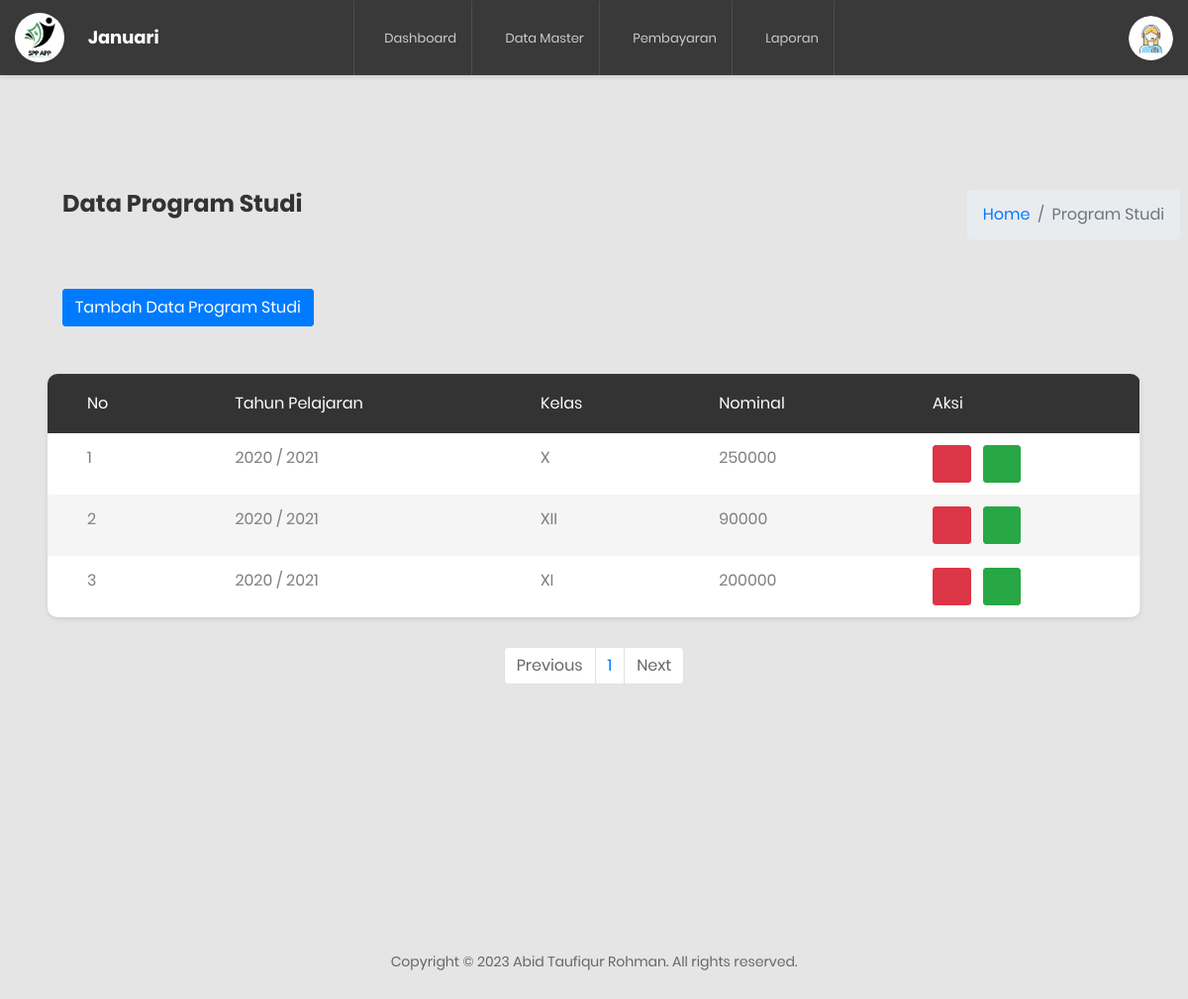
The page /admin/index.php?m=jenis_bayar (signed in) on the database its author committed.
### tables this page shows
CREATE TABLE `tb_jenis_pembayaran` (
  `id` int(11) NOT NULL,
  `tapel` text NOT NULL,
  `kelas` text NOT NULL,
  `nominal` text NOT NULL,
  `tstamp` text NOT NULL,
  `admin` text NOT NULL
);

### admin/modul/jenis_bayar/paging.php (the view, shortened to what this page needs)
<?php
$koneksi = mysqli_connect('localhost', 'root', '', 'spp_zibran');
    $batas = 5;
$halaman = isset($_GET['halaman']) ? (int)$_GET['halaman'] : 1;
$halaman_awal = ($halaman>1) ? ($halaman * $batas) - $batas : 0;
if (isset($_POST['go'])) {
  $cari = $_POST['cari'];
  $siswa = mysqli_query($koneksi, "SELECT * FROM tb_jenis_pembayaran WHERE nama LIKE '%".$cari."%'");
}else{
  $siswa = mysqli_query($koneksi, "SELECT * FROM tb_jenis_pembayaran LIMIT $halaman_awal, $batas");
}
foreach ($siswa as $pro):
  ?>
<tr>
                              <td><?= $no++;  ?></td>
                              <td><?=  $pro['tapel'];?></td>
                              <td><?=  $pro['kelas'];?></td>
                              <td><?=  $pro['nominal'];?></td>
                                                        <td><button class="btn btn-danger" data-toggle="modal" data-target="#hapus_karyawan<?=$pro['id'];?>"><i class="fa fa-trash"></i></button>
            <button type="button" class="btn btn-success ml-2" data-toggle="modal" data-target="#editadmin<?=$pro['id'];?>">
            <i class="fa fa-pencil-square-o fa-1x" aria-hidden="true"></i>
            </button>
                          </td>
                              </tr>
                              <?php endforeach; ?>

### admin/comp/header.php (shortened to what this page needs)
<?php require 'fungsi/fungsi.php'; ?>
    <?php foreach (summon_admin() as $adm): ?>
<!DOCTYPE html>
<html lang="en">
<head>
    <link href="<?=url()?>css/font-face.css" rel="stylesheet" media="all">
    <link href="<?=url()?>vendor/font-awesome-4.7/css/font-awesome.min.css" rel="stylesheet" media="all">
    <link href="<?=url()?>vendor/font-awesome-5/css/fontawesome-all.min.css" rel="stylesheet" media="all">
    <link href="<?=url()?>vendor/mdi-font/css/material-design-iconic-font.min.css" rel="stylesheet" media="all">
    <link href="<?=url()?>vendor/bootstrap-4.1/bootstrap.min.css" rel="stylesheet" media="all">
    <link href="<?=url()?>vendor/animsition/animsition.min.css" rel="stylesheet" media="all">
    <link href="<?=url()?>vendor/bootstrap-progressbar/bootstrap-progressbar-3.3.4.min.css" rel="stylesheet" media="all">
    <link href="<?=url()?>vendor/wow/animate.css" rel="stylesheet" media="all">
    <link href="<?=url()?>vendor/css-hamburgers/hamburgers.min.css" rel="stylesheet" media="all">
    <link href="<?=url()?>vendor/slick/slick.css" rel="stylesheet" media="all">
    <link href="<?=url()?>vendor/select2/select2.min.css" rel="stylesheet" media="all">
    <link href="<?=url()?>vendor/perfect-scrollbar/perfect-scrollbar.css" rel="stylesheet" media="all">
    <link href="<?=url()?>css/theme.css" rel="stylesheet" media="all">
</head>
<body class="animsition">
    <div class="page-wrapper">
        <header class="header-desktop3 d-none d-lg-block">
            <div class="section__content section__content--p35">
                <div class="header3-wrap">
                    <div class="header__logo">
                        <div class="img-cir">
                             <a href="#">
                            <?= gambar("icon_spp.png", "50") ?>
                        </a>
                        </div>
                       <h1 class="ml-4" style="color: green;"><?=bulan_sekarang("white")?></h1>
                    </div>
                    <div class="header__navbar">
                        <ul class="list-unstyled">
                            <li class="has-sub">
                                <a href="index.php">
                                    <i class="fas fa-tachometer-alt"></i>Dashboard
                                </a>
                            </li>
                            <li class="has-sub">
                                <a href="#">
                                    <i class="fa fa-compass" aria-hidden="true"></i>
                                    <span class="bot-line"></span>Data Master</a>
                            </li>
                            <li class="has-sub">
                                <a href="?m=bayar">
                                    <i class="fa fa-credit-card" aria-hidden="true"></i>
                                    <span class="bot-line"></span>Pembayaran</a>
                            </li>
                            <li class="has-sub">
                                <a href="#">
                                  <i class="fa fa-book" aria-hidden="true"></i>
                                    <span class="bot-line"></span>Laporan</a>
                            </li>
                        </ul>
                    </div>
                    <div class="header__tool">
                        <div class="account-wrap">
                            <div class="account-item account-item--style2 clearfix js-item-menu">
                                <div class="image">
                                    <div class="img-cir">
                                                   <?=gambar("iconadmin.jpg", "64");?>
                                               </div>
                                </div>
                            </div>
                        </div>
                    </div>
                </div>
            </div>
        </header>
  <?php endforeach; ?>

### admin/fungsi/fungsi.php (shortened to what this page needs)
<?php
$koneksi = mysqli_connect('localhost','root','','spp_zibran');
function summon_admin()
{
	global $koneksi;
	$id = $_SESSION['idsppapp'];
	return mysqli_query($koneksi, "SELECT * FROM admin WHERE id='$id'");
}
function bulan_sekarang($colorc)
{
	 $bulan = date("m");
	 if ($bulan==1) {
	 	echo '<h4 style="color: '.$colorc.';">Januari</h4>';
	 }else if ($bulan==2) {
	 	echo '<h4 style="color: '.$colorc.';">Febuari</h4>';
	 }elseif ($bulan==3) {
	 	echo '<h4 style="color: '.$colorc.';">Maret</h4>';
	 }elseif ($bulan==4) {
	 	echo '<h4 style="color: '.$colorc.';">April</h4>';
	 }elseif ($bulan==5) {
	 	echo '<h4 style="color: '.$colorc.';">Mei</h4>';
	 }elseif ($bulan==6) {
	 	echo '<h4 style="color: '.$colorc.';">Juni</h4>';
	 }elseif ($bulan==7) {
	 	echo '<h4 style="color: '.$colorc.';">Juli</h4>';
	 }elseif ($bulan==8) {
	 	echo '<h4 style="color: '.$colorc.';">Agustus</h4>';
	 }elseif ($bulan==9) {
	 	echo '<h4 style="color: '.$colorc.';">September</h4>';
	 }elseif ($bulan==10) {
	 	echo '<h4 style="color: '.$colorc.';">Oktober</h4>';
	 }elseif ($bulan==11) {
	 	echo '<h4 style="color: '.$colorc.';">November</h4>';
	 }elseif ($bulan==12) {
	 	echo '<h4 style="color: '.$colorc.';">Desember</h4>';
	 }
}
function gambar($img, $size)
{
	echo '<img src="//localhost/spp-app/assets/images/'.$img.'" width="'.$size.'">';
}
function url()
{
	return $url = "//localhost/spp-app/assets/";
}
 ?>

### rows shown on the page
tb_jenis_pembayaran: tapel "2020 / 2021", kelas "X", nominal "250000"
tb_jenis_pembayaran: tapel "2020 / 2021", kelas "XII", nominal "90000"
tb_jenis_pembayaran: tapel "2020 / 2021", kelas "XI", nominal "200000"
